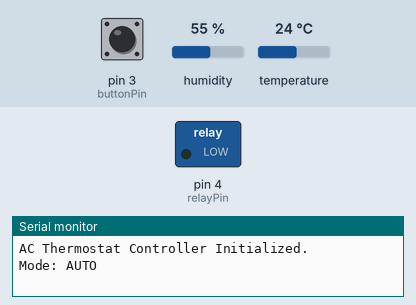
A sketch run on a simulated Arduino Uno, built with avr-gcc and run on an emulated ATmega328P. Parts: switched loads named in the sketch (green lamp = pin HIGH), the last lines printed to the serial monitor. The inputs (shaded band) are chosen by the test bench; at power-on: temperature 24 °C, pin 3 (buttonPin) HIGH, humidity 55 %.

Above: at 1.2 s.
1.3 s: temperature set to 31.5 °C
3.2 s: temperature set to 32.9 °C
At 7.2 s:
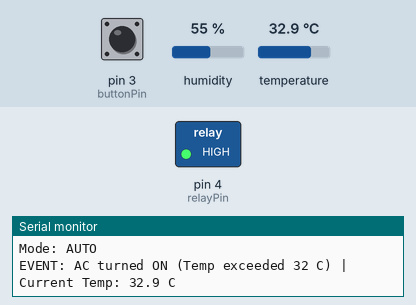
7.5 s: pin 3 (buttonPin) pulled LOW for 0.15 s
At 8.3 s:
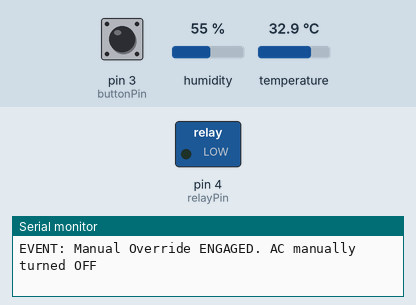
9.1 s: pin 3 (buttonPin) pulled LOW for 1 s
At 10.4 s:
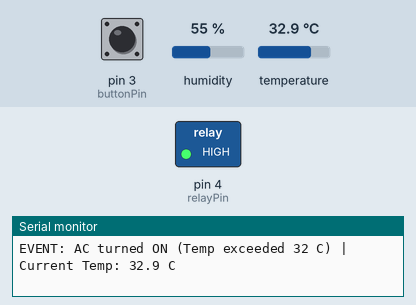
11.6 s: pin 3 (buttonPin) pulled LOW for 3.2 s
At 12.6 s:
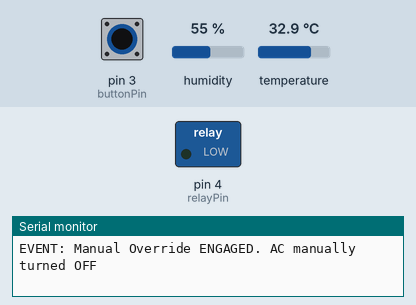
16.3 s: pin 3 (buttonPin) pulsed LOW 5 times (0.12 s each, 0.3 s apart)
At 18.9 s:
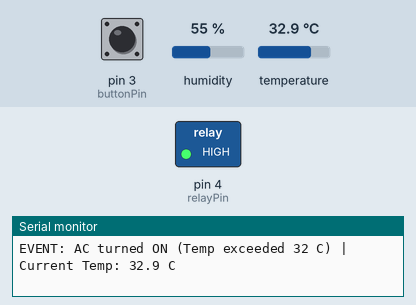
Timing chart, 0 to 20.3 s (numbered marks = the images above; inputs shaded):
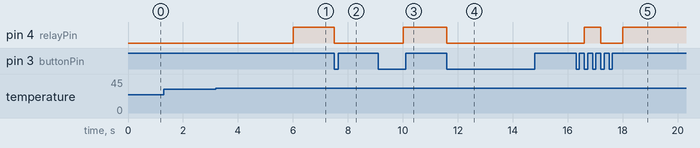

The sketch:

relay_ac_control.ino
```cpp
/*
 * Relay-Controlled AC Device Simulation (Hysteresis & Override)
 * Path: /week3/relay_ac_control/relay_ac_control.ino
 */

#include "DHT.h"

// Pin Definitions
#define DHTPIN 2
#define DHTTYPE DHT22 // Using Wokwi's default DHT22
const int buttonPin = 3;
const int relayPin = 4;

// Initialize DHT
DHT dht(DHTPIN, DHTTYPE);

// State Tracking
bool relayState = false;
bool manualOverride = false;
bool lastButtonState = HIGH;

// Non-blocking timer for DHT (Requires ~2 seconds between reads)
unsigned long previousMillis = 0;
const long dhtInterval = 2000;

void setup() {
  Serial.begin(9600);
  dht.begin();

  pinMode(relayPin, OUTPUT);
  pinMode(buttonPin, INPUT_PULLUP);

  digitalWrite(relayPin, LOW); // Ensure AC is off at startup

  Serial.println("AC Thermostat Controller Initialized.");
  Serial.println("Mode: AUTO");
}

void loop() {
  // --- 1. OVERRIDE BUTTON LOGIC (Edge Detection) ---
  bool currentButtonState = digitalRead(buttonPin);

  if (lastButtonState == HIGH && currentButtonState == LOW) {
    manualOverride = !manualOverride; // Toggle between AUTO and OVERRIDE

    if (manualOverride) {
      relayState = !relayState; // Flip the relay to the opposite state
      Serial.print("EVENT: Manual Override ENGAGED. AC manually turned ");
      Serial.println(relayState ? "ON" : "OFF");
    } else {
      Serial.println("EVENT: Manual Override DISABLED. Returning to AUTO.");
    }

    digitalWrite(relayPin, relayState ? HIGH : LOW);
    delay(50); // Button Debounce
  }
  lastButtonState = currentButtonState;

  // --- 2. TEMPERATURE SENSING & HYSTERESIS ---
  unsigned long currentMillis = millis();

  if (currentMillis - previousMillis >= dhtInterval) {
    previousMillis = currentMillis;

    float currentTemp = dht.readTemperature();

    if (isnan(currentTemp)) {
      Serial.println("Error reading DHT sensor!");
      return;
    }

    // Only apply temperature logic if override is disabled
    if (!manualOverride) {
      // Turn ON if > 32C
      if (currentTemp > 32.0 && relayState == false) {
        relayState = true;
        digitalWrite(relayPin, HIGH);
        logEvent("AC turned ON (Temp exceeded 32 C)", currentTemp);
      }
      // Turn OFF if < 28C
      else if (currentTemp < 28.0 && relayState == true) {
        relayState = false;
        digitalWrite(relayPin, LOW);
        logEvent("AC turned OFF (Temp dropped below 28 C)", currentTemp);
      }
    }
  }
}

// Helper function to keep Serial output clean
void logEvent(String reason, float temp) {
  Serial.print("EVENT: ");
  Serial.print(reason);
  Serial.print(" | Current Temp: ");
  Serial.print(temp, 1);
  Serial.println(" C");
}
```

Measured:
- the behaviour switches between 32 and 32.1 °C on temperature (found by bisection; images 0 and 1)
- after the input at 1.3 s, every drawn part: stays the same
- after the input at 3.2 s, pin 4 (relayPin): LOW → HIGH after 2.8 s
- after the input at 7.5 s, pin 4 (relayPin): HIGH → LOW at once
- after the input at 9.1 s, pin 4 (relayPin): LOW → HIGH after 0.91 s
- after the input at 11.6 s, pin 4 (relayPin): HIGH → LOW at once
- after the input at 16.3 s, pin 4 (relayPin): LOW → HIGH after 0.30 s, → LOW 0.60 s later, → HIGH 0.81 s later
